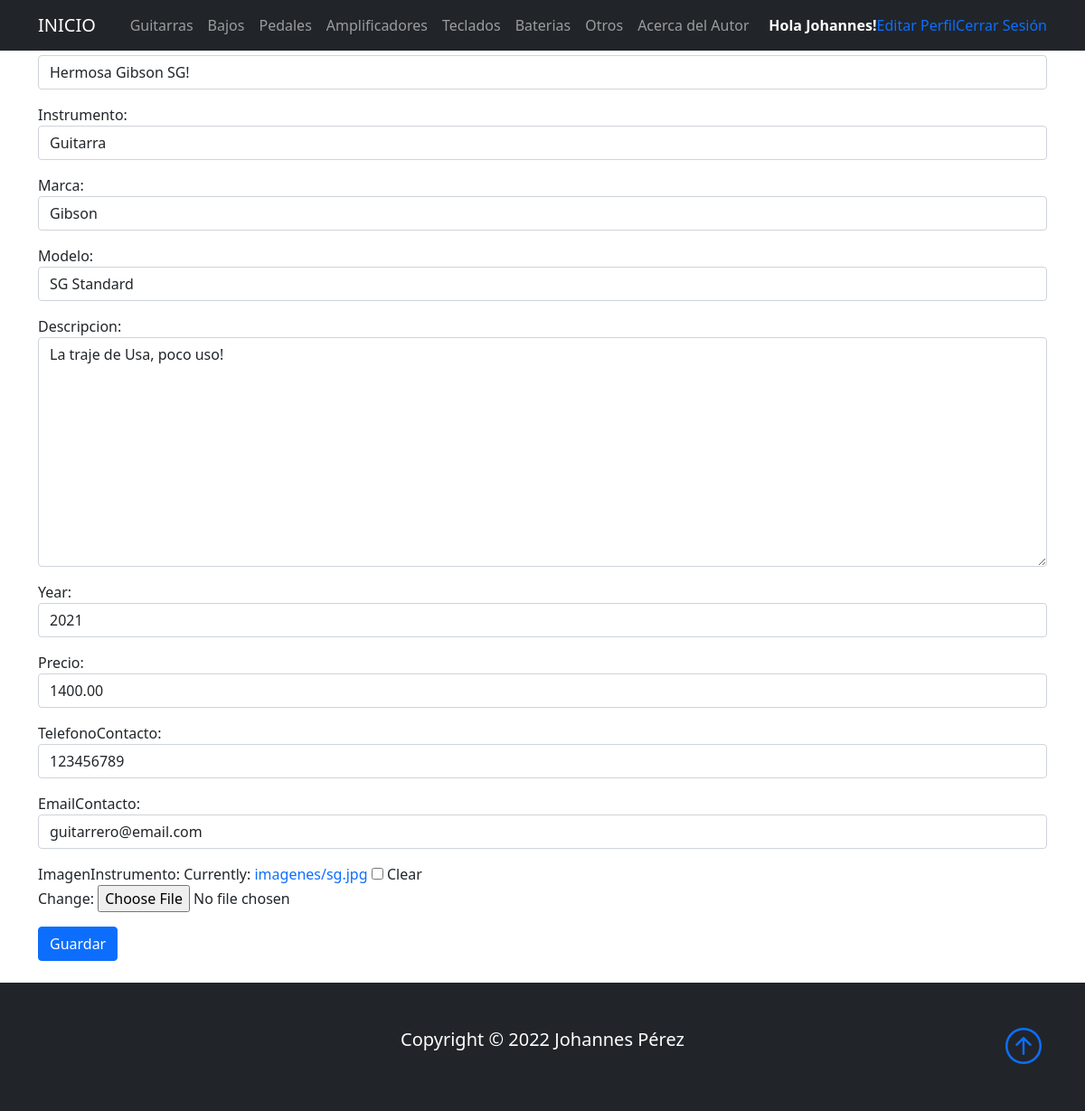
/guitarraEdicion/23/ (signed in), run on the app's committed database.
### Base/models.py (models this page shows, shortened)
class Instrumento(models.Model):
    instrumentoSeleccion = (
    ('guitarra','Guitarra'),
    ('bajo', 'Bajo'),
    ('pedal','Pedal'),
    ('bateria','Bateria'),
    ('teclado','Teclado'),
    ('amplificador','Amplificador'),
    ('otro', 'Otro'),
    )
    usuario = models.ForeignKey(User, on_delete=models.CASCADE, null=True, blank=True)
    titulo = models.CharField(max_length=200)
    instrumento = models.CharField(max_length=15, choices=instrumentoSeleccion, default='guitarra')
    marca = models.CharField(max_length=40)
    modelo = models.CharField(max_length=40)
    descripcion = models.TextField(null=True, blank=True)
    year = models.IntegerField()
    precio = models.DecimalField(max_digits=10, decimal_places=2)
    fechaPublicacion = models.DateTimeField(auto_now_add=True)
    telefonoContacto = models.IntegerField()
    emailContacto = models.EmailField()
    imagenInstrumento = models.ImageField(null=True, blank=True, upload_to="imagenes/")
    class Meta:
        ordering = ['usuario', '-fechaPublicacion']

### Base/views.py (the view)
# urls.py: path('guitarraEdicion/<int:pk>/', GuitarraUpdate.as_view(), name='guitarra_editar'),
class GuitarraUpdate(LoginRequiredMixin, UpdateView):
    model = Instrumento
    form_class = ActualizacionInstrumento
    success_url = reverse_lazy('guitarras')
    context_object_name = 'guitarra'
    template_name = 'Base/guitarraEdicion.html'

### Base/forms.py
class ActualizacionInstrumento(forms.ModelForm):
    class Meta:
        model = Instrumento
        fields = ('titulo', 'instrumento', 'marca', 'modelo', 'descripcion', 'year', 'precio', 'telefonoContacto', 'emailContacto', 'imagenInstrumento')
        widgets = {
            'titulo' : forms.TextInput(attrs={'class': 'form-control'}),
            'instrumento' : forms.Select(attrs={'class': 'form-control'}),
            'marca' : forms.TextInput(attrs={'class': 'form-control'}),
            'modelo' : forms.TextInput(attrs={'class': 'form-control'}),
            'descripcion' : forms.Textarea(attrs={'class': 'form-control'}),
            'year' : forms.TextInput(attrs={'class': 'form-control'}),
            'precio' : forms.TextInput(attrs={'class': 'form-control'}),
            'telefonoContacto' : forms.TextInput(attrs={'class': 'form-control'}),
            'emailContacto' : forms.TextInput(attrs={'class': 'form-control'}),
        }

### Base/templates/Base/guitarraEdicion.html
{% extends 'Base/home.html' %}
{% block content %}
{% if user.id == guitarra.usuario.id %}
<div class="container">
    <h4>Editar Guitarra</h4>
</div>
<div class="container">
    <div class="form-group">
        <form method="post" enctype="multipart/form-data">{% csrf_token %}
            {{ form.as_p }}
            <button type="submit" class="btn btn-primary">Guardar</button>
        </form>
    </div>
</div>
<br>
{% else %}
<div class="container">
<h4>No tienes acceso a esta pagina!</h4>
</div>
{% endif %}
{% endblock %}

### Base/templates/Base/home.html (shortened to what this page needs)
<!DOCTYPE html>
<html lang="en">
<head>
    <link href="https://cdn.jsdelivr.net/npm/bootstrap@5.0.2/dist/css/bootstrap.min.css" rel="stylesheet"
>
    <link rel="stylesheet" href="https://cdn.jsdelivr.net/npm/bootstrap-icons@1.3.0/font/bootstrap-icons.css">
    <link href='https://api.mapbox.com/mapbox-gl-js/v2.8.1/mapbox-gl.css' rel='stylesheet' />
    {% load static %}
    <link rel="stylesheet" type="text/css" href="{% static 'Base/style.css' %}">
</head>
<body>
    <nav class="navbar navbar-expand-lg bg-dark navbar-dark py-2 fixed-top">
      <div class="container">
        <a href="{% url 'home' %}" class="navbar-brand">INICIO</a>
            <div class="collapse navbar-collapse" id="navmenu">
              <ul class="navbar-nav ms-auto">
                <li class="nav-item">
                  <a class="nav-link" href="{% url 'guitarras' %}">Guitarras</a>
                </li>
                <li class="nav-item">
                  <a class="nav-link" href="{% url 'bajos' %}">Bajos</a>
                </li>
                <li class="nav-item">
                  <a class="nav-link" href="{% url 'pedales' %}">Pedales</a>
                </li>
                <li class="nav-item">
                  <a class="nav-link" href="{% url 'amplificadores' %}">Amplificadores</a>
                </li>
                <li class="nav-item">
                  <a class="nav-link" href="{% url 'teclados' %}">Teclados</a>
                </li>
                <li class="nav-item">
                  <a class="nav-link" href="{% url 'baterias' %}">Baterias</a>
                </li>
                <li class="nav-item">
                  <a class="nav-link" href="{% url 'otros' %}">Otros</a>
                </li>
                <li class="nav-item">
                  <a class="nav-link" href="{% url 'acerca_de_mi' %}">Acerca del Autor</a>
                </li>
              </ul>
                {% if request.user.is_authenticated %}
              <ul class="navbar-nav ms-auto">
              <li class="nav-item">
                <strong><span style="color:white"> Hola {{request.user.first_name}}!</span></strong>
              </li>
              <li class="nav-item">
                <a href="{% url 'editar_perfil' %}">Editar Perfil</a>
              </li>
              <li class="nav-item">
                <a href="{% url 'logout' %}">Cerrar Sesión</a>
              </li>
            {% endif %}
          </div>
      </div>
  </nav>
      {% block content %}{% endblock %}
  <footer class="p-5 bg-dark text-white text-center position-relative">
      <div class="container">
          <p class="lead">Copyright &copy; 2022 Johannes Pérez</p>
          <a href="" class="position-absolute bottom-0 end-0 p-5">
              <i class="bi bi-arrow-up-circle h1"></i>
          </a>
      </div>
  </footer>
</body>
</html>

### Base/static/Base/style.css (style rules this page uses)
a { text-decoration: none; }
ul { list-style: none; }

### data on the page
Instrumento: titulo "Hermosa Gibson SG!", instrumento "Guitarra", marca "Gibson", modelo "SG Standard", descripcion "La traje de Usa, poco uso!", year "2021", precio "1400.00", telefonoContacto "123456789", emailContacto "guitarrero@email.com"

### other printed values
{{ request.user.first_name }} "Johannes"
